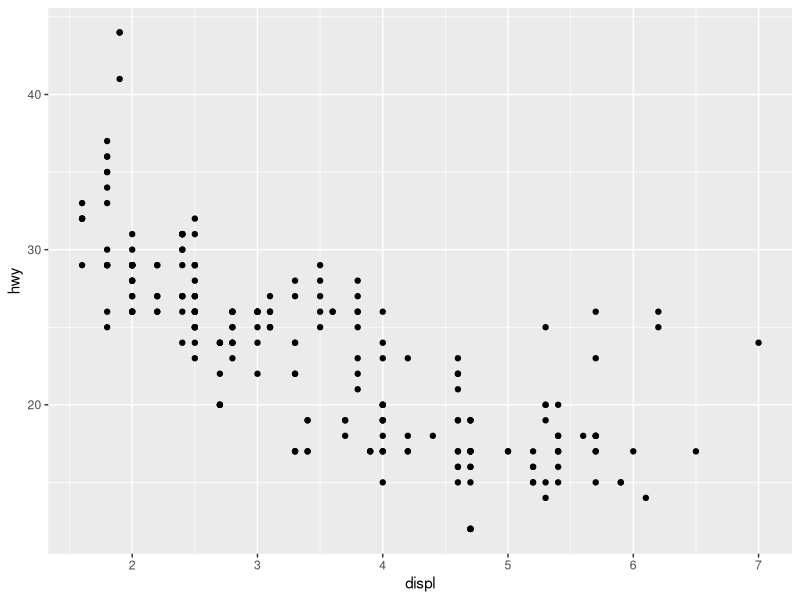
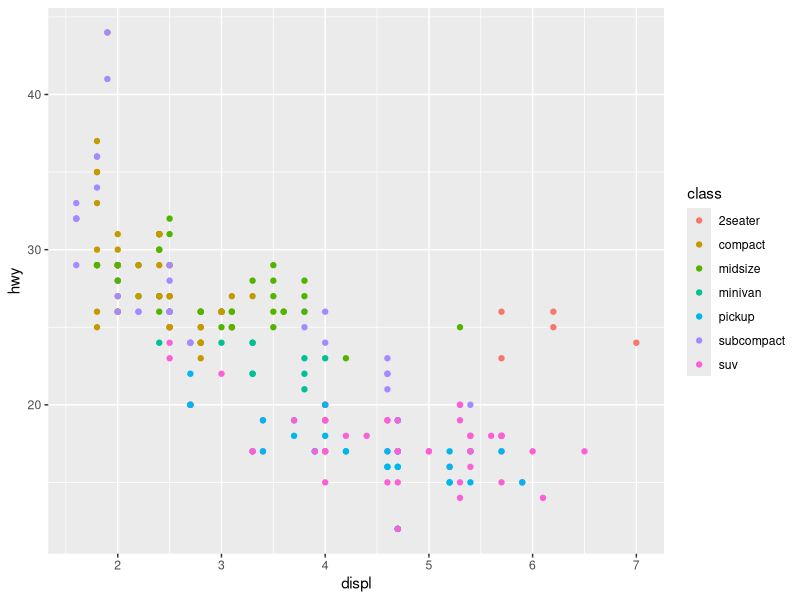
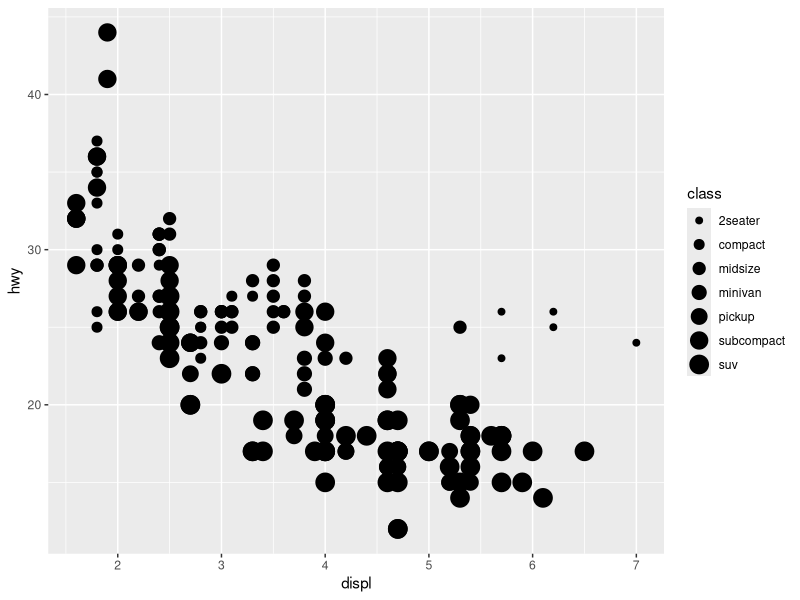
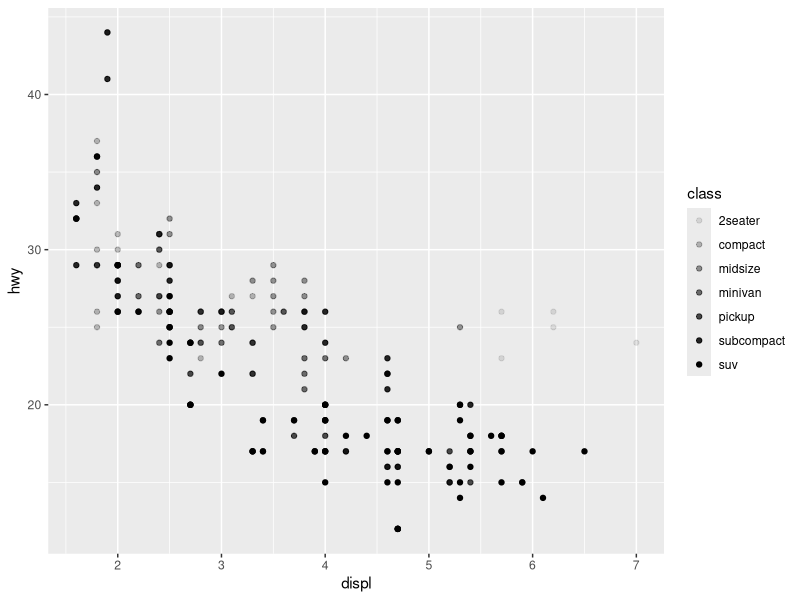
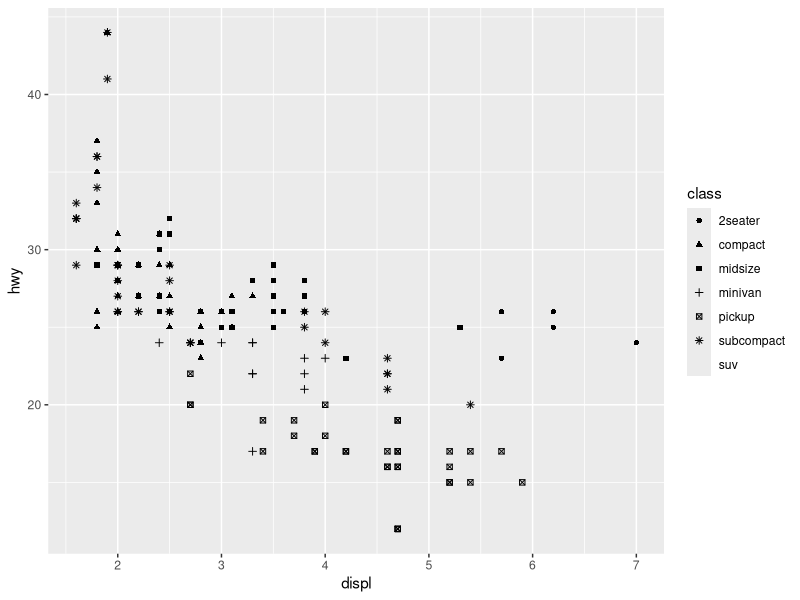
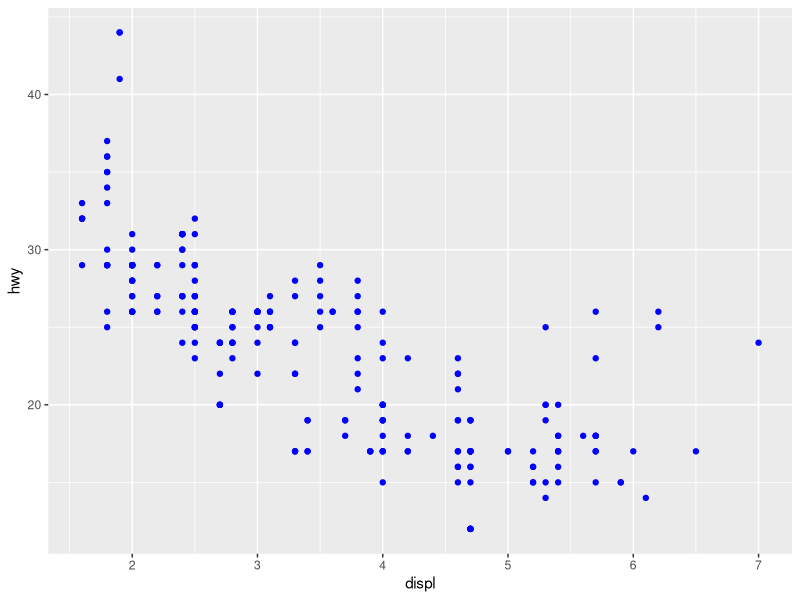
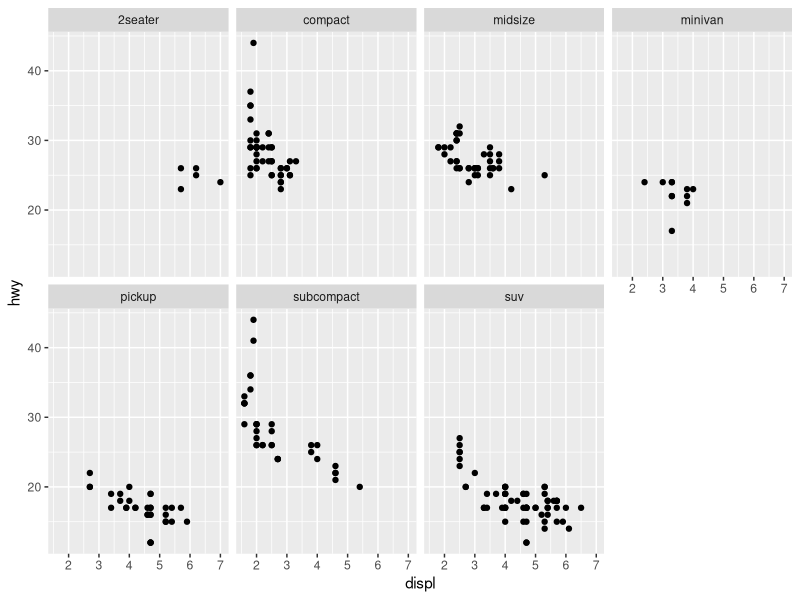
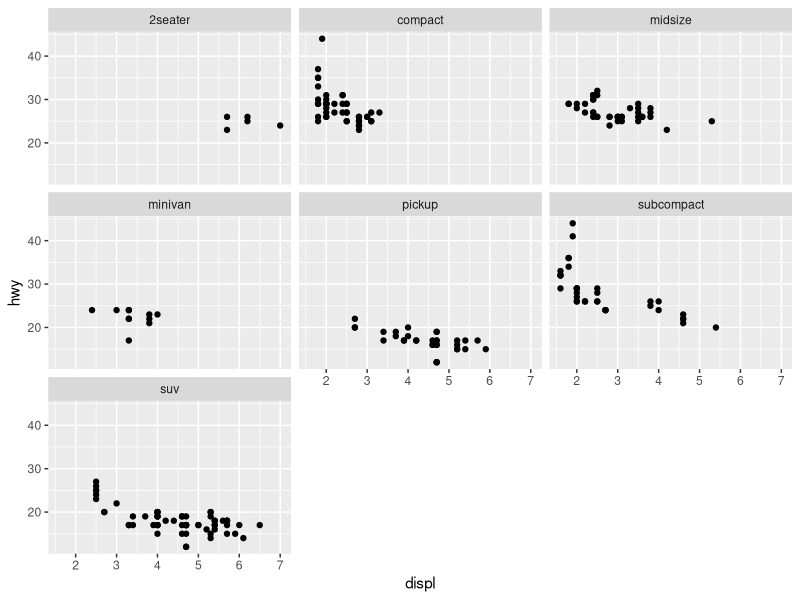

These charts were generated, in order, by the following R code:
library("tidyverse")
# Creating a ggplot
ggplot(data = mpg) +
  geom_point(mapping = aes(x = displ, y = hwy))

# Aesthetic Mappings
ggplot(data = mpg) +
  geom_point(mapping = aes(x = displ, y = hwy, color = class))

ggplot(data = mpg) +
  geom_point(mapping = aes(x = displ, y = hwy, size = class))

# alpha controls the transparency
ggplot(data = mpg) +
  geom_point(mapping = aes(x = displ, y = hwy, alpha = class))


ggplot(data = mpg) +
  geom_point(mapping = aes(x = displ, y = hwy, shape = class))

ggplot(data = mpg) +
  geom_point(mapping = aes(x = displ, y = hwy), color = "blue")

# Facets
ggplot(data = mpg) +
  geom_point(mapping = aes(x = displ, y = hwy)) +
  facet_wrap(~class, nrow = 2)

ggplot(data = mpg) +
  geom_point(mapping = aes(x = displ, y = hwy)) +
  facet_wrap(~class, nrow = 3)

ggplot(data = mpg) +
  geom_point(mapping = aes(x = displ, y = hwy)) +
  facet_grid(drv ~ cyl)

ggplot(data = mpg) +
  geom_point(mapping = aes(x = displ, y = hwy)) +
  facet_grid(. ~ cyl)

ggplot(data = mpg) +
  geom_point(mapping = aes(x = displ, y = hwy)) +
  facet_grid(drv ~ .)

# Exercise
ggplot(data = diamonds) +
  geom_point(mapping = aes(x = carat, y = price)) +
  facet_wrap(~color, nrow = 2)

ggplot(data = diamonds) +
  geom_point(mapping = aes(x = carat, y = price)) +
  facet_wrap(~cut, nrow = 3)

# Save the plot
png("E:\\ProgrammingProjects\\RStudioProjects\\Data_Science\\Lecture3_DataVisualization\\exercise.png")
ggplot(data = diamonds) +
  geom_point(mapping = aes(x = carat, y = price)) +
  facet_grid(color ~ clarity)
dev.off()
